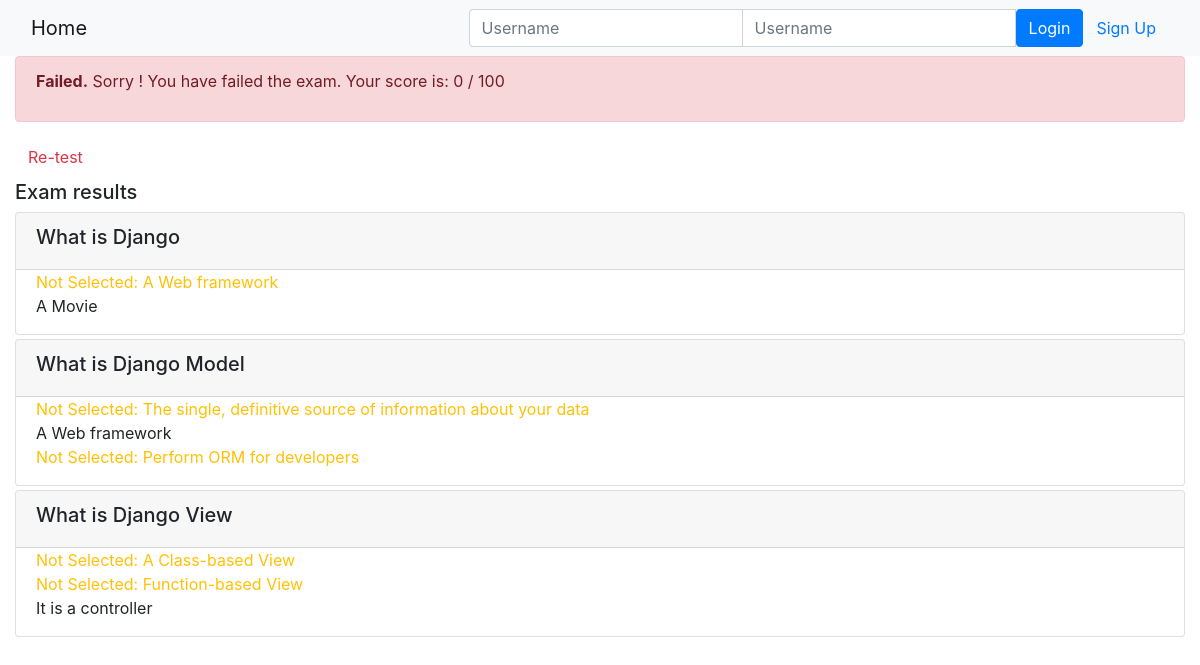
Page /onlinecourse/course/1/submission/1/result/ on the committed database.
### onlinecourse/models.py (models this page shows, shortened)
class Question(models.Model):
    lesson = models.ForeignKey(Lesson, on_delete=models.CASCADE)
    question_text = models.CharField(max_length=1000)
    mark = models.FloatField(default=0.0)

class Choice(models.Model):
    question = models.ForeignKey(Question, on_delete=models.CASCADE)
    choice = models.CharField(max_length=1000)
    is_correct = models.BooleanField(default=False)

### onlinecourse/views.py (the view)
# urls.py: path('course/<int:course_id>/submission/<int:submission_id>/result/', views.show_exam_result, name = 'show_exam_result'),
def show_exam_result(request, course_id, submission_id):
    course = Course.objects.get(id = course_id)
    submission = Submission.objects.get(id = submission_id)
    chosen_temp = Submission.objects.filter(id = submission_id).values('choices')
    temp_score = []  #score list
    for it in submission.choices.all().filter(is_correct=True).values('question_id'):
        temp_score.append( Question.objects.filter(id=it['question_id'])[0].mark)
    context = {}
    context['selected'] = [it['choices'] for it in chosen_temp]  #Query set (list of dic) to list of values
    context['mark'] = int((sum(temp_score)/25)*100) #Add up the score list and work out % off 100
    context['course'] = course
    return  render(request, 'onlinecourse/exam_result_bootstrap.html', context)

### onlinecourse/templates/onlinecourse/exam_result_bootstrap.html (shortened to what this page needs)
<!DOCTYPE html>
<html lang="en">
<head>
    {% load static %}
    <link rel="stylesheet" href="https://maxcdn.bootstrapcdn.com/bootstrap/4.5.2/css/bootstrap.min.css">
</head>
<body>
    <nav class="navbar navbar-light bg-light">
        <div class="container-fluid">
            <div class="navbar-header">
                <a class="navbar-brand" href="{% url 'onlinecourse:index' %}">Home</a>
            </div>
            <ul class="nav navbar-nav navbar-right">
                {% if user.is_authenticated %}
                <li>
                    <a class="btn btn-link" href="#">{{ user.first_name }}({{ user.username }})</a>
                    <a class="btn btn-link" href="{% url 'onlinecourse:logout' %}">Logout</a>
                </li>
                {% else %}
                <li>
                    <form class="form-inline" action="{% url 'onlinecourse:login' %}" method="post">
                        <div class="input-group">
                            <input type="text" class="form-control" placeholder="Username" name="username" >
                            <input type="password" class="form-control" placeholder="Username" name="psw" >
                            <button class="btn btn-primary" type="submit">Login</button>
                            <a class="btn btn-link" href="{% url 'onlinecourse:registration' %}">Sign Up</a>
                        </div>
                    </form>
                </li>
                {% endif %}
            </ul>
        </div>
    </nav>
    <div class="container-fluid">
        {% if mark > 14 %}
            <div class="alert alert-success">
                <p><b>Congratulations {{user.username}}!
                </b>You have passed the exam. Your score is: {{mark}} / 100</p>
            </div>
        {% else %}
            <div class="alert alert-danger">
                <p><b>Failed.</b> Sorry {{user.username}}!</b>
                </b>You have failed the exam. Your score is: {{mark}} / 100</p>
            </div>
            <a class="btn btn-link text-danger" href="{% url 'onlinecourse:course_details' course.id %}">Re-test</a>
        {% endif %}
        <div class="card-columns-vertical mt-1">
        <h5 class="">Exam results</h5>
            {% for lesson in course.lesson_set.all %}
                {% for question in lesson.question_set.all %}
                    <div class="card mt-1">
                        <div class="card-header">
                            <h5>{{ question.question_text}}</h5>
                        </div>
                        <div class="form-group">
                            {% for choice in question.choice_set.all %}
                                <div class="form-check">
                                    {% if choice.id in selected %}
                                        {% if choice.is_correct == True %}
                                            <span class="text-success">Correct answer: {{choice.choice}}</span>
                                        {% else %}
                                            <span class="text-warning">Wrong answer: {{choice.choice}}</span>
                                        {% endif %}
                                    {% elif choice.is_correct == True %}
                                        <span class="text-warning">Not Selected: {{choice.choice}}</span>
                                    {% else %}
                                        <div>{{choice.choice}}</div>
                                    {% endif %}
                                </div>
                            {% endfor %}
                        </div>
                    </div>
                {% endfor %}
            {% endfor %}
        </div>
    </div>
</body>
</html>

### rows in the picture
Question: question_text "What is Django"
Choice: choice "A Web framework"
Choice: choice "A Movie"
Question: question_text "What is Django Model"
Choice: choice "The single, definitive source of information about your data"
Choice: choice "A Web framework"
Choice: choice "Perform ORM for developers"
Question: question_text "What is Django View"
Choice: choice "A Class-based View"
Choice: choice "Function-based View"
Choice: choice "It is a controller"

### other values in the picture
{{ mark }} "0"
